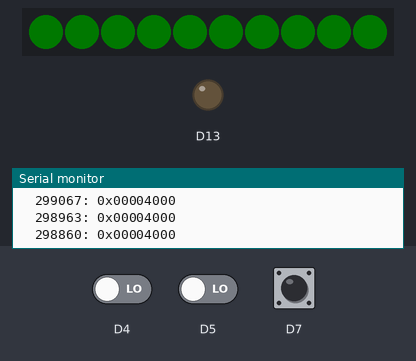
The sketch below on a simulated Adafruit Circuit Playground Express. On the bench: 10 RGB LEDs in strip order, left to right, output pins drawn as LEDs (lit = HIGH), the last lines printed to the serial monitor. Inputs (shaded band) come from the test bench; at power-on: D7 HIGH, D5 LOW, D4 LOW. Dim RGB values are drawn brighter than linear.

Above: at 1.2 s.
1.3 s: D7 pulled LOW for 0.15 s
At 1.37 s:
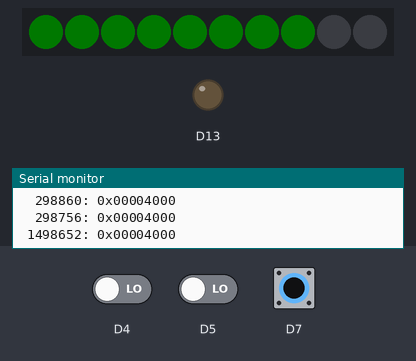
2.9 s: D5 driven HIGH
At 4.1 s:
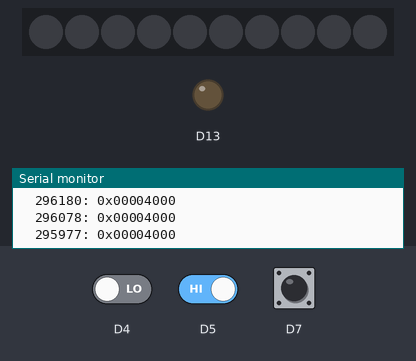
4.4 s: D4 driven HIGH
At 5.4 s:
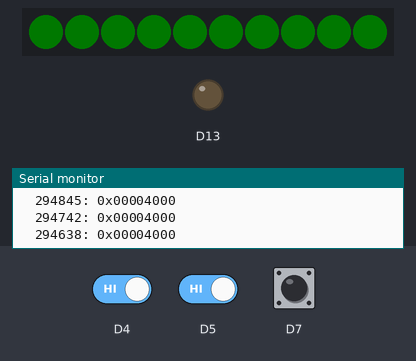
7.4 s: D4 driven LOW
At 8.8 s:
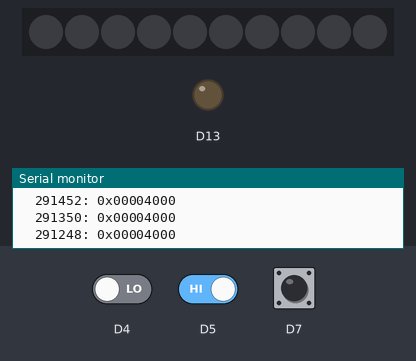
Timing chart, 0 to 9.9 s (numbered marks = the images above; inputs shaded):
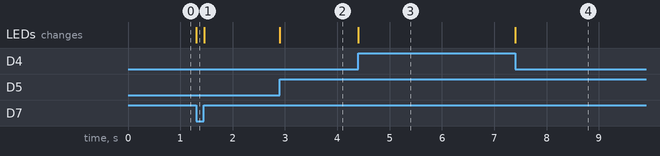

The sketch:

Pomodoro.ino
```cpp
/*
 Name:		Pomodoro.ino
 Created:	1/17/2022 6:11:52 PM
 Author:	sbrady

 Timer app for doing the pomodoro technique
*/

#include <Adafruit_Circuit_Playground.h>
#include "PomodoroUtil.h"
#include "src\ConstantRenderer.h"
#include "src\RangedRenderer.h"
#include "src\CompositeRenderer.h"
#include "src\PassThroughLogger.h"

unsigned long endTime, lastUpdate = 0;

// Track if lights should be off
bool lightsOn = true;
RenderConfig* currentConfig = NULL;
RenderConfig** configurations = NULL;

uint16_t ledCount;


// the setup function runs once when you press reset or power the board
void setup() {
    Serial.begin(9600);
    CircuitPlayground.begin();
    logger.Log("Begin Setup");

    // turn off speaker when not in use
    CircuitPlayground.speaker.enable(false);
    // Geez, that's bright
    CircuitPlayground.setBrightness(10);
    ledCount = CircuitPlayground.strip.numPixels();

    configurations = new RenderConfig*[3]
    {
        new RenderConfig(
            new CompositeRenderer(
                new IIntervalRenderer * [3] {
                    new RangedRenderer(1000L * 60, Red, ledCount),
                    new RangedRenderer(1000L * 60 * 5, 0x00007F, ledCount),
                    new RangedRenderer(1000L * 60 * 30, 0x004000, ledCount),
                },
                3, ledCount
            ),
            1000L * 60 * 25, // 25 minutes for real pomodoro
            millis()
        ),

        new RenderConfig(
            new CompositeRenderer(
                new IIntervalRenderer * [3] {
                    new RangedRenderer(1000L * 10, Red, ledCount),
                    new RangedRenderer(1000L * 60, 0x00007F, ledCount),
                    new RangedRenderer(1000L * 60 * 5, 0x004000, ledCount),
                },
                3, ledCount
            ),
            1000L * 60 * 5, // 5 minutes for a break
            millis()
        ),

        // Test config
        new RenderConfig(
            new CompositeRenderer(
                new IIntervalRenderer * [3] {
                    new RangedRenderer(1000L * 2, Red, ledCount),
                    new RangedRenderer(1000L * 5, 0x00007F, ledCount),
                    new RangedRenderer(1000L * 10, 0x004000, ledCount),
                },
                3, ledCount
            ),
            1000L * 10, // 10 seconds
            millis()
        ),
    };

    logger.Log("End Setup");
}

void loop() {
    // Manage lights
    if (CircuitPlayground.leftButton())
    {
        lightsOn = true;
    }
    else if (CircuitPlayground.rightButton())
    {
        lightsOn = false;
        CircuitPlayground.clearPixels();
    }

    currentConfig = configurations[CircuitPlayground.slideSwitch()];

    long currentTime = millis();
    long timeRemaining = currentConfig->GetEndTime() - currentTime;
    //auto colors = currentConfig->GetRenderer()->Render(timeRemaining);

    if (currentTime - lastUpdate > 100 && timeRemaining > -1000)
    {
        //logger.LogArray(timeRemaining, colors, ledCount);
        logger.Log("%8lu: 0x%08lX", timeRemaining, currentConfig->GetRenderer()->GetValue(0, timeRemaining));
        lastUpdate = currentTime;
    }

    if (lightsOn)
    {
        for (size_t p = 0; p < ledCount; p++)
        {
            //CircuitPlayground.setPixelColor(p, colors[p]);
            CircuitPlayground.setPixelColor(p, currentConfig->GetRenderer()->GetValue(p, timeRemaining));
        }
    }

}
```

PomodoroUtil.h
```cpp
#pragma once

/*
Utilities for the Pomodoro project
*/
#include "src\IIntervalRenderer.h"
#include "src\ConstantRenderer.h"
#include "src\RangedRenderer.h"
#include "src\CompositeRenderer.h"
#include "src\PassThroughLogger.h"

class RenderConfig
{
public:
	RenderConfig(IIntervalRenderer* renderer, unsigned long durationMs, unsigned long currentTimeMs)
		: _renderer(renderer), _endTimeMs(currentTimeMs+durationMs)
	{
	}

    IIntervalRenderer* GetRenderer() { return _renderer; }
    unsigned long GetEndTime() { return _endTimeMs; }

private:
	IIntervalRenderer* _renderer;
	unsigned long _endTimeMs;
};


class SerialLogger : public ILogSink
{
    virtual void Log(const char* message)
    {
        Serial.print(message);
    }
};

enum Colors {
    Red = 0xFF0000,
    Green = 0x00FF00,
    Blue = 0x0000FF,
};

SerialLogger sl;
PassThroughLogger logger(sl);
```

CompositeRenderer.h
```cpp
#pragma once
#include <stdint.h>
#include "IIntervalRenderer.h"
class CompositeRenderer :
    public IIntervalRenderer
{
public:
    CompositeRenderer(IIntervalRenderer** renderers, size_t rendererCount, size_t buckets)
        : _renderers(renderers), _rendererCount(rendererCount), _colorsCount(buckets)
    {
        _renderBuffer = new unsigned long[buckets];
    }

    ~CompositeRenderer()
    {
        delete[] _renderBuffer;
    }

    //virtual const unsigned long* Render(unsigned long timeMs)
    //{
    //    memset(_renderBuffer, 0, sizeof(_renderBuffer[0]) * _colorsCount);

    //    for (size_t i = 0; i < _rendererCount; i++)
    //    {
    //        auto* newBuffer = _renderers[i]->Render(timeMs);
    //        for (size_t j = 0; j < _colorsCount; j++)
    //        {
    //            _renderBuffer[j] |= newBuffer[j];
    //        }
    //    }

    //    return _renderBuffer;
    //}

    /// <summary>
    /// Computes the value for the specified position
    /// </summary>
    /// <param name="index"></param>
    /// <param name="timeMs"></param>
    /// <returns>Color for the specified position and time</returns>
    virtual const argb_t GetValue(size_t index, unsigned long timeMs)
    {
        argb_t returnValue = 0;

        for (size_t i = 0; i < _rendererCount; i++)
        {
            auto r = _renderers[i];
            returnValue |= r->GetValue(index, timeMs);
        }
        return returnValue;
    }

private:
    IIntervalRenderer** _renderers;
    const size_t _rendererCount;
    unsigned long* _renderBuffer;
    const size_t _colorsCount;
};
```

ConstantRenderer.cpp
```cpp
#include "ConstantRenderer.h"

//const unsigned long* ConstantRenderer::Render(unsigned long ignored)
//{
//	return this->currentView;
//}
```

ConstantRenderer.h
```cpp
#pragma once
#include <stddef.h>
#include "IIntervalRenderer.h"

class ConstantRenderer :
    public IIntervalRenderer
{
public:
	// Not sure why size_t can't be found when compiling for arduino...
	ConstantRenderer(unsigned long color, size_t colorCount)
		: _color(color)
	{
		currentView = new unsigned long[colorCount];

		for (size_t i = 0; i < colorCount; i++)
		{
			currentView[i] = color;
		}
	}

	~ConstantRenderer()
	{
		delete[] currentView;
	}

	/// <summary>
	/// Renders the value into an array of _color values
	/// </summary>
	/// <param name="ignored">Time to render.  Ignored in this implementation.</param>
	/// <returns>Read-only reference to vector</returns>
	//virtual const unsigned long* Render(unsigned long ignored);

	/// <summary>
	/// Computes the value for the specified position
	/// </summary>
	/// <param name="index">Ignored</param>
	/// <param name="timeMs">Ignored</param>
	/// <returns>Color for the specified position and time</returns>
	virtual const argb_t GetValue(size_t index, unsigned long timeMs)
	{
		return _color;
	}


private:
	argb_t _color;
	unsigned long * currentView;
};
```

IIntervalRenderer.h
```cpp
#pragma once
#include <stdint.h>

/// <summary>
/// Type for storing color value as a single 32-bit value as alpha-red-green-blue
/// </summary>
typedef uint32_t argb_t;

/// <summary>
/// Interface for rendering an integer value (usually time remaining) into a vector of colors
/// </summary>
class IIntervalRenderer
{
public:
	/// <summary>
	/// Renders the value into an array of color values
	/// </summary>
	/// <param name="TimeMs">The value to render</param>
	/// <returns>Read-only reference to vector</returns>
	//virtual const unsigned long * Render(unsigned long timeMs) = 0;

	/// <summary>
	/// Computes the value for the specified position
	/// </summary>
	/// <param name="index">Position to be rendered</param>
	/// <param name="timeMs">Time remaining in millisecond</param>
	/// <returns>Color for the specified position and time</returns>
	virtual const argb_t GetValue(size_t index, unsigned long timeMs) = 0;
};
```

PassThroughLogger.h
```cpp
#pragma once

#include <stdarg.h>
#include <stdio.h>

// These warnings are for the windows CRT which has functions not available on the arduino
#define _CRT_SECURE_NO_WARNINGS
#pragma warning(disable: 4996)

/// <summary>
/// Method used
/// </summary>
typedef void (LogDelegate)(const char*);
class ILogSink
{
public:
	virtual void Log(const char* message) = 0;
};

/// <summary>
/// Simple class for formatting log messages and writing to a reciever
/// </summary>
class PassThroughLogger
{
public:
	PassThroughLogger(ILogSink& logSink)
	: logSink(logSink)
	{

	}

	const char* Format(char* buffer, const char* format, ...)
	{
		// Decorate the format string with logger information
		va_list argp;
		va_start(argp, format);
		auto pos = vsnprintf(buffer, sizeof(buffer), format, argp);
		va_end(argp);

		// Add a trailing newline and terminator
		if (pos < 0)
		{
			pos = 0;
		}
		else if (pos > BufferSize - 1)
		{
			pos = BufferSize - 1;
		}

		buffer[pos++] = '\0';

		return buffer;
	}

	void Log(const char* format, ...)
	{
		char buffer[BufferSize];

		// Decorate the format string with logger information
		va_list argp;
		va_start(argp, format);
		auto pos = vsnprintf(buffer, sizeof(buffer), format, argp);
		va_end(argp);

		// Add a trailing newline and terminator
		if (pos < 0)
		{
			pos = 0;
		}
		else if (pos > BufferSize - 2)
		{
			pos = BufferSize - 2;
		}

		buffer[pos++] = '\n';
		buffer[pos++] = '\0';

		logSink.Log(buffer);
	}

	void LogArray(uint32_t number, const unsigned long* array, size_t count)
	{
		char tag[20];
		snprintf(tag, sizeof(tag), "%8lu", number);
		LogArray(tag, array, count);
	}

	/// <summary>
	/// Writes an array to the log
	/// </summary>
	/// <param name="tag">Optional tag about the array</param>
	/// <param name="array">The array to log</param>
	/// <param name="count">Number of elements in the array</param>
	void LogArray(const char* tag, const unsigned long * array, size_t count)
	{
		char buffer[BufferSize];
		size_t pos = 0;

		// Copy the tag into the buffer, leaving room for a separator and null terminator
		if (tag)
		{
			strncpy(buffer, tag, BufferSize - 2);
			pos = strnlen(tag, BufferSize - 2);

			buffer[pos++] = ':';
		}

		// Now add the array members
		for (size_t i = 0; pos < BufferSize && i < count; i++) {
			int len = snprintf(buffer + pos, BufferSize - pos, " 0x%08lX", array[i]);
			pos += len;
		}

		// Ensure the buffer is null-terminated
		if (pos < 0)
		{
			pos = 0;
		}
		else if (pos > BufferSize - 1)
		{
			pos = BufferSize - 1;
		}
		buffer[pos] = '\0';

		Log(buffer);
	}

private:
	static constexpr size_t BufferSize = 128;
	ILogSink& logSink;
};
```

RangedRenderer.cpp
```cpp
// Implementation for Ranged renderer
//
//
#include <string.h>
#include <math.h>
#include "RangedRenderer.h"


    /// <summary>
    /// Renders the value into an array of color values
    /// </summary>
    /// <param name="TimeMs">The value to render</param>
    /// <returns>Read-only reference to vector</returns>
//const unsigned long * RangedRenderer::Render(unsigned long timeMs)
//{
//    // All "off" for times outside the range
//    if (timeMs > _maxTimeMs)
//    {
//        memset(_colors, 0, sizeof(_colors[0])*_count);
//    }
//    else
//    {
//        float unitsRemaining = ((float)timeMs / _maxTimeMs) * _count;
//        size_t wholeUnits = static_cast<uint8_t>(unitsRemaining);
//        float fractionalUnits = unitsRemaining - wholeUnits;
//
//        // Set whole units to the full color specified by the caller
//        for (size_t i = 0; i < wholeUnits; i++)
//        {
//            _colors[i] = _color;
//        }
//
//        // Fade the "last" led by reducing its color by the fractional unit remaining
//        // This goes before the whole units to cover the case where wholeUnits == unitsRemaining
//        // Need to wrap with the if to handle the case where TimeMs == _maxTimeMs
//        if (wholeUnits < _count)
//        {
//            _colors[wholeUnits] = Fade(_color, fractionalUnits);
//        }
//
//        // Set remaining units to off
//        for (auto i = wholeUnits+1; i < _count; i++)
//        {
//            _colors[i] = 0x00000000;
//        }
//    }
//
//    return _colors;
//}

unsigned long RangedRenderer::Fade(unsigned long color, float ratio)
{
    // Compute 2 bytes at a time, using masking to eliminate bleeding between _colors
    const uint32_t a = ((uint32_t)((color & 0xFF000000) * ratio)) & 0xFF000000;
    const uint32_t r = ((uint32_t)((color & 0x00FF0000) * ratio)) & 0x00FF0000;
    const uint32_t g = ((uint32_t)((color & 0x0000FF00) * ratio)) & 0x0000FF00;
    const uint32_t b = ((uint32_t)((color & 0x000000FF) * ratio)) & 0x000000FF;
    const unsigned long output = a | r | g | b;

    return output;
}
```

RangedRenderer.h
```cpp
#pragma once
#include <stdint.h>
#include "IIntervalRenderer.h"

/// <summary>
/// Implements a renderer that accepts a range of time it needs to map to the led array
/// </summary>
class RangedRenderer :
	public IIntervalRenderer
{
public:

	/// <summary>
	/// Initializes a new instance with the specified max value
	/// </summary>
	/// <param name="maxTimeMs">The maximum value to be rendered</param>
	/// <param name="color">Color used by this renderer</param>
	/// <param name="count">Size of buffer</param>
	RangedRenderer(unsigned long maxTimeMs, uint32_t color, size_t count)
		: _maxTimeMs(maxTimeMs), _color(color), _count(count)
	{
		_colors = new unsigned long[count];
	}

	~RangedRenderer()
	{
		delete[] _colors;
	}


	/// <summary>
	/// Renders the value into an array of _color values
	/// </summary>
	/// <param name="TimeMs">The value to render</param>
	/// <returns>Read-only pointer to array of values</returns>
	//virtual const unsigned long * Render(unsigned long timeMs);

	/// <summary>
	/// Computes the value for the specified position
	/// </summary>
	/// <param name="index"></param>
	/// <param name="timeMs"></param>
	/// <returns>Color for the specified position and time</returns>
	virtual const argb_t GetValue(size_t index, unsigned long timeMs)
	{
		argb_t value = 0;

		// All "off" for times outside the range
		if (timeMs > _maxTimeMs)
		{
			value = 0;
		}
		else
		{
			float unitsRemaining = ((float)timeMs / _maxTimeMs) * _count;
			size_t wholeUnits = static_cast<uint8_t>(unitsRemaining);
			float fractionalUnits = unitsRemaining - wholeUnits;

			if (index < wholeUnits)
			{
				value = _color;
			}
			else if (index == wholeUnits)
			{
				value = Fade(_color, fractionalUnits);
			}
			else
			{
				value = 0x00000000;
			}
		}

		return value;
	}

	/// <summary>
	/// Fades a _color in its component parts by the specified ratio, e.g. 0.5 would reduce intensity by half
	/// </summary>
	/// <param name="_color">Color in ARGB format</param>
	/// <param name="ratio">Ratio by which to reduce intensity</param>
	/// <returns></returns>
	unsigned long Fade(unsigned long color, float ratio);

private:
	const unsigned long _maxTimeMs;
	const uint32_t _color;
	unsigned long* _colors;
	const size_t _count;
};
```

Measured:
- after the input at 1.3 s, the LEDs: change at once (image 1)
- after the input at 2.9 s, the LEDs: change at once (image 2)
- after the input at 4.4 s, the LEDs: change at once (image 3)
- after the input at 7.4 s, the LEDs: change at once (image 4)
